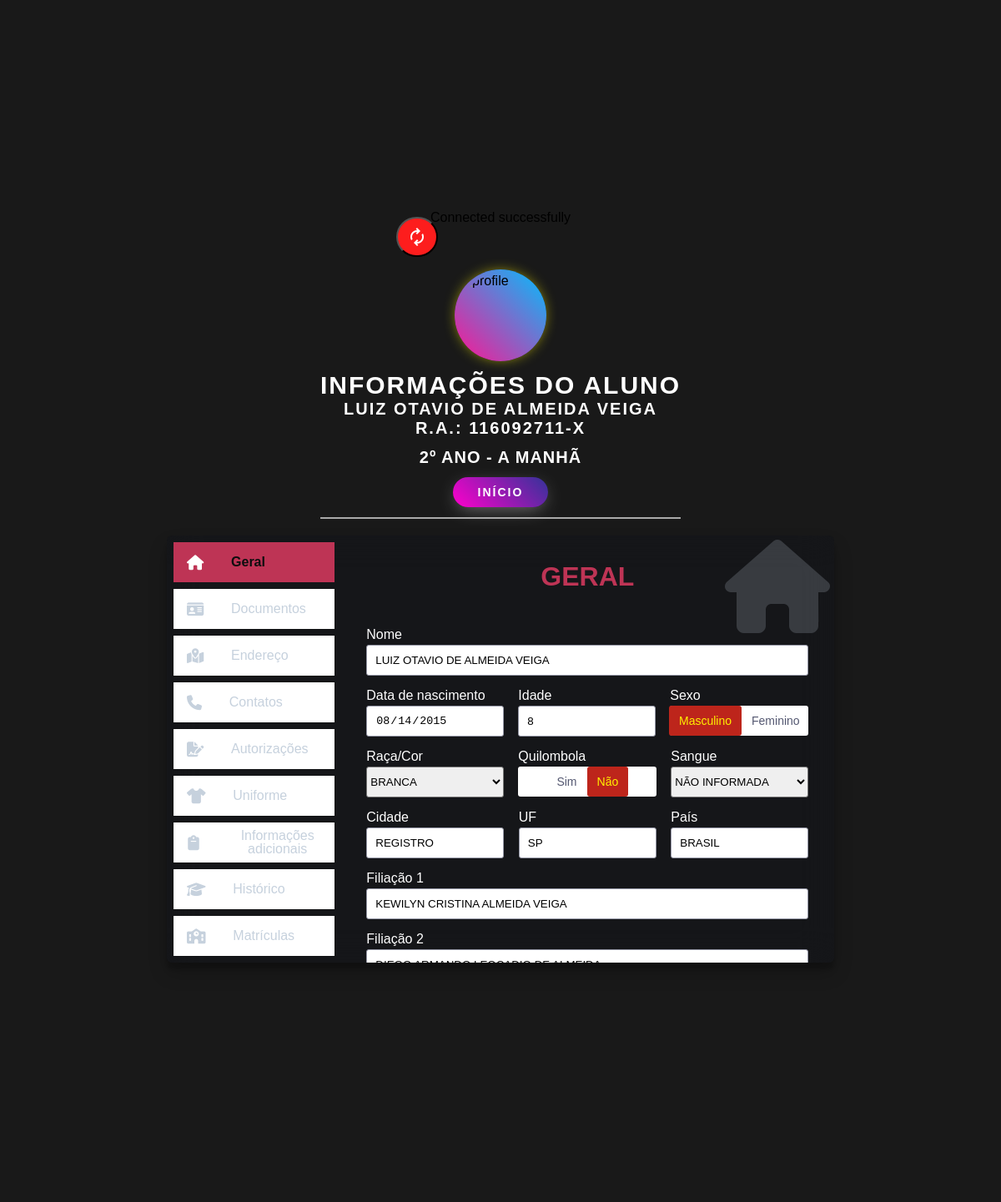
/info/infostudent.php?rm=2033, run on the app's committed database.
### tables this page shows
CREATE TABLE `infobasicaalunos` (
  `Rm` int(11) NOT NULL AUTO_INCREMENT,
  `nomeAluno` varchar(100) NOT NULL,
  `raAluno` int(11) DEFAULT NULL,
  `dgRaAluno` varchar(10) DEFAULT NULL,
  `dataNascAluno` date DEFAULT NULL,
  `inepAluno` bigint(20) DEFAULT NULL,
  `cidadeNascAluno` varchar(100) DEFAULT NULL,
  `UFNascAluno` varchar(50) DEFAULT NULL,
  `paisNascAluno` varchar(100) DEFAULT NULL,
  `nacionalidade` varchar(50) DEFAULT NULL,
  `racaCorAluno` enum('AMARELA','BRANCA','INDIGENA','PARDA','PRETA','NAO DECLARADA') DEFAULT NULL,
  `sexoAluno` enum('MASCULINO','FEMININO') DEFAULT NULL,
  `filiacao1Aluno` varchar(100) DEFAULT NULL,
  `filiacao2Aluno` varchar(100) DEFAULT NULL,
  PRIMARY KEY (`Rm`)
);

CREATE TABLE `matricula` (
  `Rm` int(11) NOT NULL,
  `nomeAluno` varchar(100) NOT NULL,
  `turma` varchar(40) NOT NULL,
  `periodo` enum('MANHÃ','TARDE','NOITE') DEFAULT NULL,
  `situacao` enum('AT','TR','EX','BB','BC','OCR','Rema') DEFAULT NULL,
  PRIMARY KEY (`Rm`),
  CONSTRAINT `FK_RmAluno_matricula` FOREIGN KEY (`Rm`) REFERENCES `infobasicaalunos` (`Rm`)
);

### info/infostudent.php (the view, shortened to what the rows shown need)
<!DOCTYPE html>
    <html lang="pt-br">
        <head>
            <link rel="stylesheet" href="https://cdnjs.cloudflare.com/ajax/libs/font-awesome/6.1.1/css/all.min.css" />
            <link rel="stylesheet" href="_assets/_css/infostudent.css">
        </head>
        <?php
            $servername = "localhost";
            $username = "root";
            $password = "";
            $conn = new mysqli($servername, $username, $password, 'pgdatabase');
            $rm = htmlspecialchars($_GET['rm']);
            $dadosBasic = "SELECT nomeAluno, raAluno, dgRaAluno, dataNascAluno, sexoAluno, inepAluno, cidadeNascAluno, UFNascAluno, paisNascAluno, nacionalidade, racaCorAluno, sexoAluno, filiacao1Aluno, filiacao2Aluno FROM infoBasicaAlunos WHERE rm='$rm'";
            $resultBasic = $conn->query($dadosBasic);
            $dadosSala = "SELECT turma, periodo, situacao FROM matricula WHERE rm='$rm'";
            $resultSala = $conn->query($dadosSala);
            if ($resultBasic->num_rows > 0 && $resultSala->num_rows > 0) {
                $dadosAluno = $resultBasic->fetch_assoc();
                $dadosMatricula = $resultSala->fetch_assoc();
                $nomeAluno = $dadosAluno["nomeAluno"]; $raAluno = $dadosAluno["raAluno"]; $dgRaAluno = $dadosAluno["dgRaAluno"]; $dataNascAluno = $dadosAluno["dataNascAluno"]; $cidadeNascAluno = $dadosAluno["cidadeNascAluno"]; $UFNascAluno = $dadosAluno["UFNascAluno"]; $paisNascAluno = $dadosAluno["paisNascAluno"]; $filiacao1Aluno = $dadosAluno["filiacao1Aluno"]; $filiacao2Aluno = $dadosAluno["filiacao2Aluno"];
                $turma = $dadosMatricula["turma"]; $periodo = $dadosMatricula["periodo"]; $situacao = $dadosMatricula["situacao"];
            } else {
                echo "Nenhum resultado encontrado.";
            }
            $dataNasc = new DateTime($dataNascAluno);
            $dataAtual = new DateTime();
            $diferenca = $dataNasc->diff($dataAtual);
            $idade = $diferenca->y;
        ?>
        <body>
            <div class="user_details">
                <h5>INFORMAÇÕES DO ALUNO</h5>
                <span><?php echo $nomeAluno; ?></span>
                <span>R.A.: <?php echo $raAluno; ?>-<?php echo $dgRaAluno; ?></span>
                <p><?php echo $turma; ?> <?php echo $periodo; ?></p>
                <a href="../index/index.php<?php echo "?rm=".$rm ?>" title="Voltar para a pagina inicial.">INÍCIO</a>
                <hr>
            </div>
            <article class="tabs content--flow">
                <main class="content__area">
                    <div class="tab__content">
                        <div role="tabpanel" aria-labelledby="1">
                            <h1 class="title">GERAL</h1>
                            <div class="wrapper">
                                <div class="registration_form">
                                    <form>
                                        <div class="form_wrap">
                                            <div class="input_wrap">
                                                <label for="name">Nome</label>
                                                <input type="text" id="name" name="name" value="<?php echo $nomeAluno; ?>" readonly>
                                            </div>
                                            <div class="input_grp">
                                                <div class="input_wrap">
                                                    <label id="#birth_label" for="birth">Data de nascimento</label>
                                                    <input type="date" name="birth" id="birth" value="<?php echo $dataNascAluno; ?>" readonly>
                                                </div>
                                                <div class="input_wrap">
                                                    <label for="age">Idade</label>
                                                    <input type="text" name="age" id="age" value="<?php echo $idade; ?>" readonly>
                                                </div>
                                            </div>
                                            <div class="input_grp">
                                                <div class="input_wrap">
                                                    <label for="city">Cidade</label>
                                                    <input type="text" id="city" value="<?php echo $cidadeNascAluno; ?>" readonly>
                                                </div>
                                                <div class="input_wrap">
                                                    <label for="uf">UF</label>
                                                    <input type="text" id="uf" value="<?php echo $UFNascAluno; ?>" readonly>
                                                </div>
                                                <div class="input_wrap">
                                                    <label for="paises">País</label>
                                                    <input type="paises" id="country" value="<?php echo $paisNascAluno; ?>" readonly>
                                                </div>
                                            </div>
                                            <div class="input_wrap">
                                                <label for="nameFili_1">Filiação 1</label>
                                                <input type="text" id="nameFili_1" name="nameFili_1" value="<?php echo $filiacao1Aluno; ?>" readonly>
                                            </div>
                                            <div class="input_wrap">
                                                <label for="nameFili_2">Filiação 2</label>
                                                <input type="text" id="nameFili_2" name="nameFili_2" value="<?php echo $filiacao2Aluno; ?>" readonly>
                                            </div>
                                        </div>
                                    </form>
                                </div>
                            </div>
                        </div>
                    </div>
                </main>
            </article>
        </body>
    </html>

### data on the page
infobasicaalunos: nomeAluno "LUIZ OTAVIO DE ALMEIDA VEIGA", raAluno "116092711", dgRaAluno "X", name "LUIZ OTAVIO DE ALMEIDA VEIGA", birth "08/14/2015", age "8", cidadeNascAluno "REGISTRO", UFNascAluno "SP", paisNascAluno "BRASIL", nameFili_1 "KEWILYN CRISTINA ALMEIDA VEIGA", nameFili_2 "DIEGO ARMANDO LEOCADIO DE ALMEIDA"
matricula: turma "2º ANO - A", periodo "MANHÃ"
